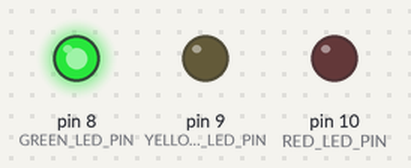
Bench run of a sketch on a simulated Arduino Uno, built with avr-gcc and run on an emulated ATmega328P. On the bench: output pins drawn as LEDs (lit = HIGH).

Above: at 2.5 s.
At 7.2 s:
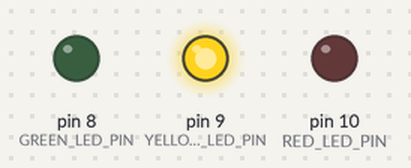
At 12.5 s:
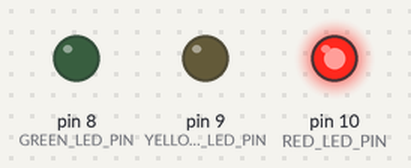
At 25.7 s:
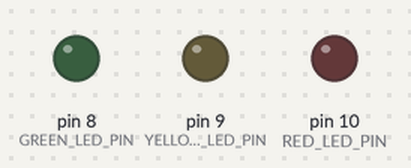
Timing chart, 0 to 26.0 s (numbered marks = the images above):
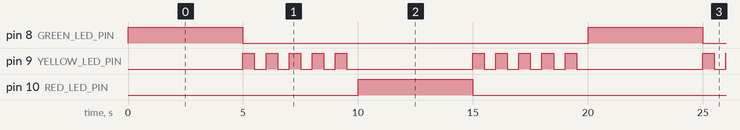

Measured:
- by itself, pin 8 (GREEN_LED_PIN), pin 10 (RED_LED_PIN): alternates HIGH for 5.0 s and LOW for 15.0 s
- by itself, pin 9 (YELLOW_LED_PIN): repeats every 10.0 s: 4 × (LOW 0.50 s, HIGH 0.50 s), LOW 5.5 s, HIGH 0.50 s
- by itself, everything shown: repeats every 20.0 s, in 22 steps

The sketch:

traffic-lights.ino
```cpp
// Where the LEDs are connected to.
#define GREEN_LED_PIN 8
#define YELLOW_LED_PIN 9
#define RED_LED_PIN 10

// REFACTOR: can these be in an enum instead?
#define STATE_OFF 0
#define STATE_GREEN 1
#define STATE_YELLOW 2
#define STATE_RED 3

void setup() {
  pinMode(GREEN_LED_PIN, OUTPUT);
  pinMode(YELLOW_LED_PIN, OUTPUT);
  pinMode(RED_LED_PIN, OUTPUT);
}

/*
 * Set the currently active light.
 * If the parameter is invalid, turn off all lights.
 */
void setActiveLight(int light) {
  switch (light) {
    case STATE_GREEN:
      digitalWrite(GREEN_LED_PIN, HIGH);
      digitalWrite(YELLOW_LED_PIN, LOW);
      digitalWrite(RED_LED_PIN, LOW);
      break;

    case STATE_YELLOW:
      digitalWrite(GREEN_LED_PIN, LOW);
      digitalWrite(YELLOW_LED_PIN, HIGH);
      digitalWrite(RED_LED_PIN, LOW);
      break;

    case STATE_RED:
      digitalWrite(GREEN_LED_PIN, LOW);
      digitalWrite(YELLOW_LED_PIN, LOW);
      digitalWrite(RED_LED_PIN, HIGH);
      break;

    default:
      digitalWrite(GREEN_LED_PIN, LOW);
      digitalWrite(YELLOW_LED_PIN, LOW);
      digitalWrite(RED_LED_PIN, LOW);
      break;
  }
}

void setBlinkingLight(int light, int milliseconds) {
  int delay_length = 500;

  while (milliseconds > 0)  // Blink selected light
  {
    setActiveLight(light);
    delay(delay_length);
    setActiveLight(STATE_OFF);
    delay(delay_length);

    milliseconds -= delay_length * 2;
  }
}

void loop() {
  setActiveLight(STATE_GREEN);  // Green for five seconds.
  delay(5000);
  setBlinkingLight(STATE_YELLOW, 5000);  // Blink yellow for five seconds.
  setActiveLight(STATE_RED);             // Red of five seconds.
  delay(5000);
  setBlinkingLight(STATE_YELLOW, 5000);  // Blink yellow for five seconds.
}
```
